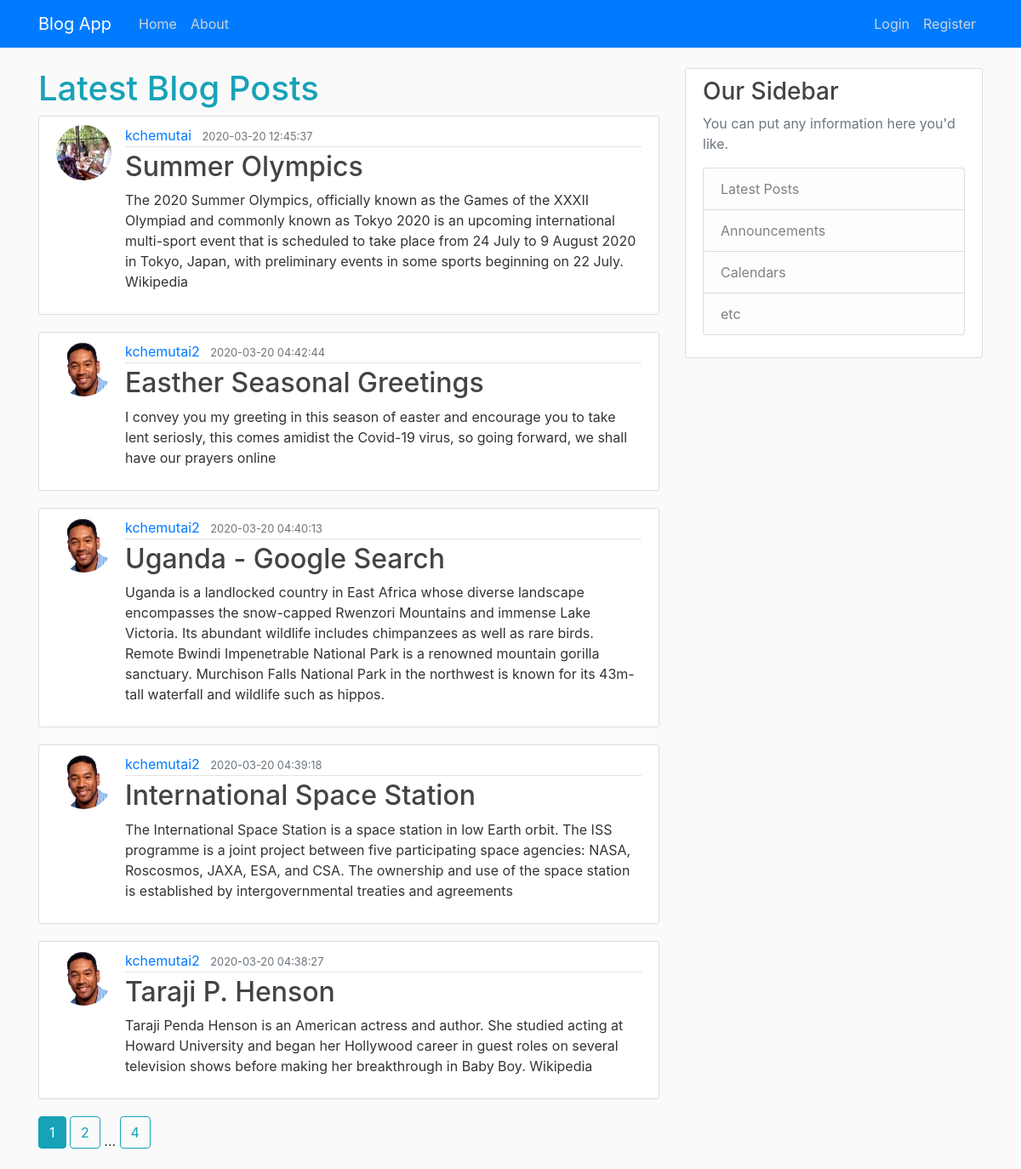
The page /home on the database its author committed.
### blog/models.py (models this page shows, shortened)
class Post(db.Model):
    id = db.Column(db.Integer, primary_key=True)
    title = db.Column(db.String(120), nullable=False)
    date_posted = db.Column(db.DateTime, nullable=False, default=datetime.utcnow)
    content = db.Column(db.Text, nullable=False)
    user_id = db.Column(db.Integer, db.ForeignKey('user.id'), nullable=False)

class User(db.Model, UserMixin):
    id = db.Column(db.Integer, primary_key=True)
    username = db.Column(db.String(20), unique=True, nullable=False)
    email = db.Column(db.String(120), unique=True, nullable=False)
    image_file = db.Column(db.String(20), nullable=False, default = 'default.jpg')
    password = db.Column(db.String(60), nullable=False)
    posts = db.relationship('Post', backref='author', lazy=True)

### blog/routes.py (the view)
@app.route('/')
@app.route('/home')
def home():
    page = request.args.get('page', 1, type=int)
    posts = Post.query.order_by(Post.date_posted.desc()).paginate(page=page, per_page=5)
    return render_template('index.html', posts=posts)

### blog/templates/index.html
{% extends "layout.html" %}
{% block content %}
    <h1 class="text-info">Latest Blog Posts</h1>
    {% for post in posts.items %}
        <article class="media content-section">
          <img src="{{url_for('static', filename='images/' + post.author.image_file)}}" alt="" class="rounded-circle article-img">
          <div class="media-body">
            <div class="article-metadata">
              <a class="mr-2" href="{{ url_for('user_posts', username=post.author.username) }}">{{ post.author.username }}</a>
              <small class="text-muted">{{ post.date_posted.strftime('%Y-%m-%d  %H:%M:%S') }}</small>
            </div>
            <h2><a class="article-title" href="{{ url_for('post', post_id=post.id)}}">{{ post.title }}</a></h2>
            <p class="article-content">{{ post.content }}</p>
          </div>
        </article>
    {% endfor %}
    {% for page_num in posts.iter_pages(left_edge=1, right_edge=1, left_current=1, right_current=2) %}
      {% if page_num %}
        {% if posts.page == page_num %}
          <a class="btn btn-info mb-4 " href="{{ url_for('home', page=page_num )}}">{{page_num}}</a>
        {% else %}
          <a class="btn btn-outline-info mb-4 " href="{{ url_for('home', page=page_num )}}">{{page_num}}</a>
        {% endif %}
      {% else %}
        ...
      {% endif %}
    {% endfor %}
{% endblock%}

### blog/static/main.css (style rules this page uses)
body { background: #fafafa; color: #333333; margin-top: 5rem; }
h1, h2, h3, h4, h5, h6 { color: #444444; }
.content-section { background: #ffffff; padding: 10px 20px; border: 1px solid #dddddd; border-radius: 3px; margin-bottom: 20px; }
.article-title { color: #444444; }
.article-content { white-space: pre-line; }
.article-img { height: 65px; width: 65px; margin-right: 16px; }
.article-metadata { padding-bottom: 1px; margin-bottom: 4px; border-bottom: 1px solid #e3e3e3 }

### rows shown on the page
Post: image_file (picture), author.username "kchemutai", date_posted "2020-03-20 12:45:37", title "Summer Olympics", content "The 2020 Summer Olympics, officially known as the Games of the XXXII Olympiad and commonly known as Tokyo 2020 is an upcoming international multi-sport event that is scheduled to take place from 24 July to 9 August 2020 in Tokyo, Japan, with preliminary events in some sports beginning on 22 July. Wikipedia"
Post: image_file (picture), author.username "kchemutai2", date_posted "2020-03-20 04:42:44", title "Easther Seasonal Greetings", content "I convey you my greeting in this season of easter and encourage you to take lent seriosly, this comes amidist the Covid-19 virus, so going forward, we shall have our prayers online"
Post: image_file (picture), author.username "kchemutai2", date_posted "2020-03-20 04:40:13", title "Uganda - Google Search", content "Uganda is a landlocked country in East Africa whose diverse landscape encompasses the snow-capped Rwenzori Mountains and immense Lake Victoria. Its abundant wildlife includes chimpanzees as well as rare birds. Remote Bwindi Impenetrable National Park is a renowned mountain gorilla sanctuary. Murchison Falls National Park in the northwest is known for its 43m-tall waterfall and wildlife such as hippos."
Post: image_file (picture), author.username "kchemutai2", date_posted "2020-03-20 04:39:18", title "International Space Station", content "The International Space Station is a space station in low Earth orbit. The ISS programme is a joint project between five participating space agencies: NASA, Roscosmos, JAXA, ESA, and CSA. The ownership and use of the space station is established by intergovernmental treaties and agreements"
Post: image_file (picture), author.username "kchemutai2", date_posted "2020-03-20 04:38:27", title "Taraji P. Henson", content "Taraji Penda Henson is an American actress and author. She studied acting at Howard University and began her Hollywood career in guest roles on several television shows before making her breakthrough in Baby Boy. Wikipedia"

### other values the page prints
{{ page_num }} "1"
{{ page_num }} "2" "4"
